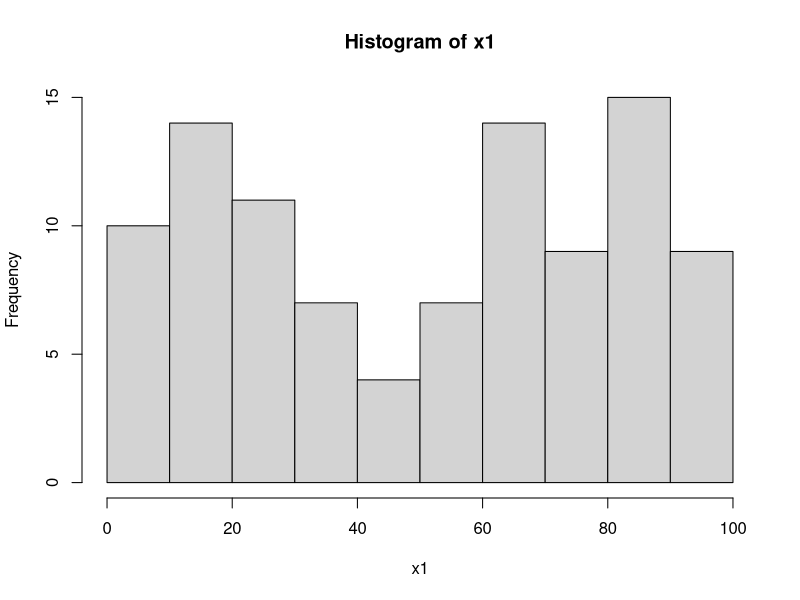
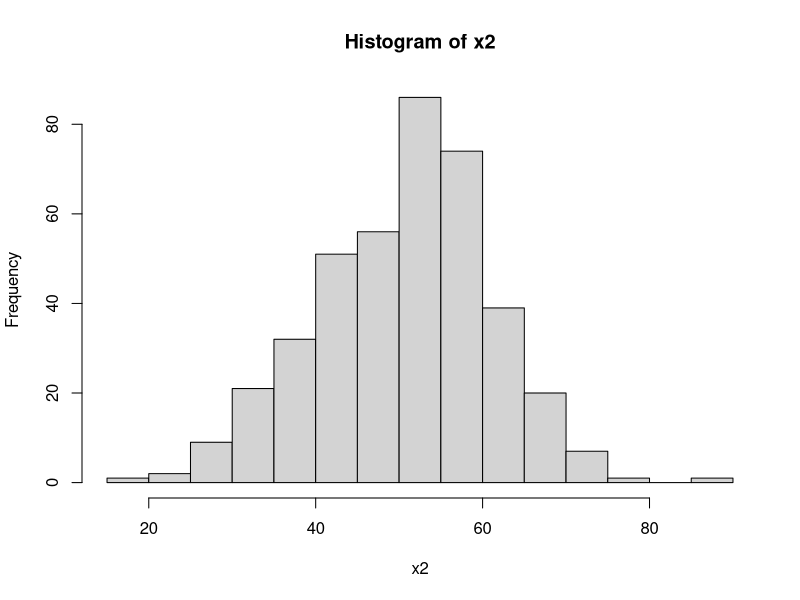

Here is the R script that generated these plots, in order: (Note: this script raises an error after producing the figures.)
x1 <- runif(100, min = 0, max = 100)
hist(x1)

x2 <- rnorm(400, mean = 50, sd = 10)
hist(x2)

EnvList[[1]]$temperature

x3 <- lapply(EnvList, function(x){return(x$temperature) })
x4 <- unlist(x3)
hist(x4)

x5 <- lapply(EnvList, function(x){return(x$nutrients) })
x6 <- unlist(x5)
hist(x6)


library(ggplot2)
qplot(x4, geom="histogram", xlab = 'number of organismis in one environment', main = 'Organism Growth', binwidth = 0.5) + theme(plot.title = element_text(hjust = 0.5))

########
x <- seq(0, 100, by = .1)

# Choose the mean as 2.5 and standard deviation as 0.5.
y <- dnorm(x, mean = 50, sd = 20)

plot(x,y)



gaussie <- function(x, mw, sd) {
  y = (1/(sd*sqrt(2*pi)))*exp(-((x-mw)^2/sd^2))
  return(y)
}

x = 20
mw = 50
sd = 400
